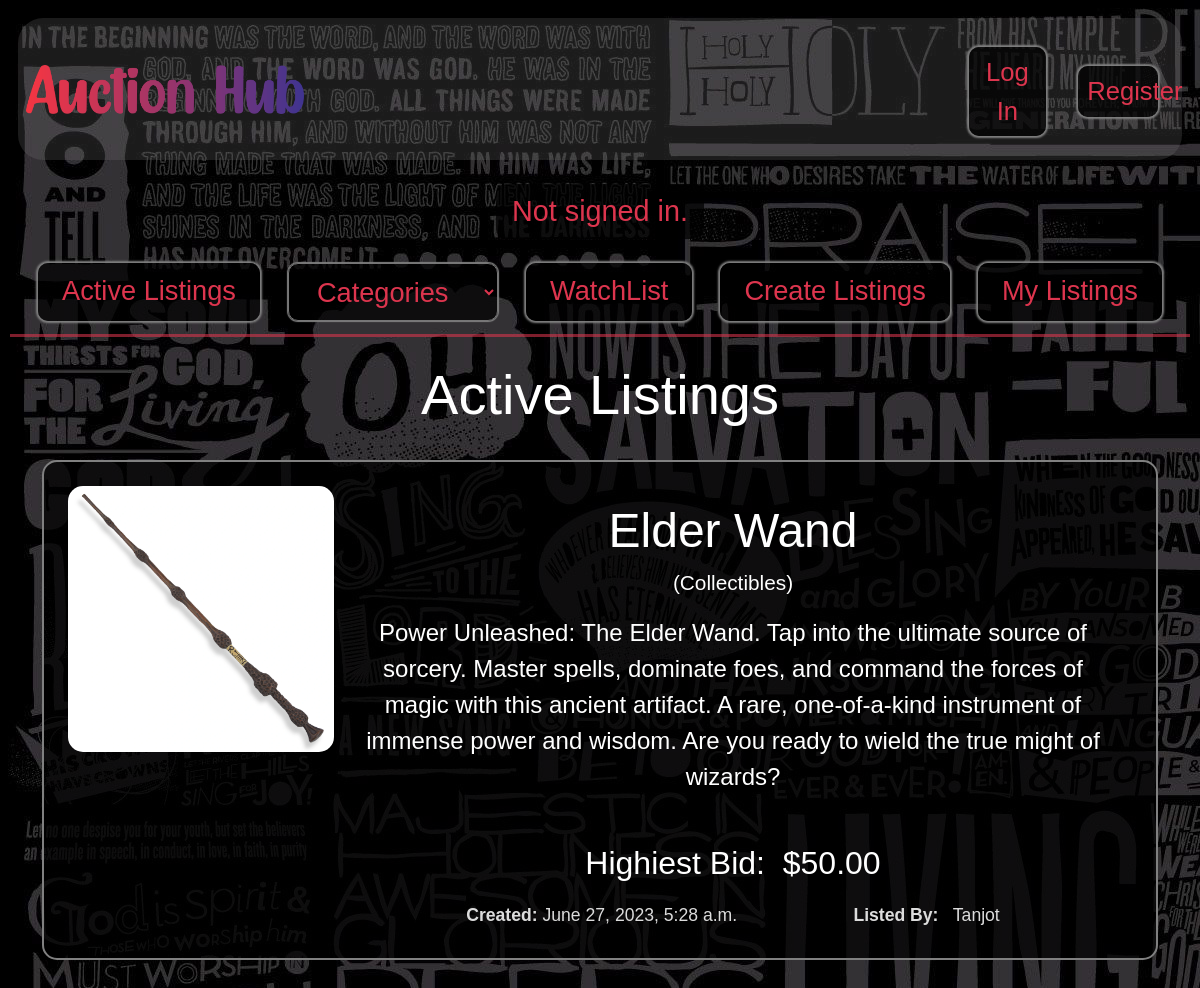
/, run on an earlier commit of the app's database.
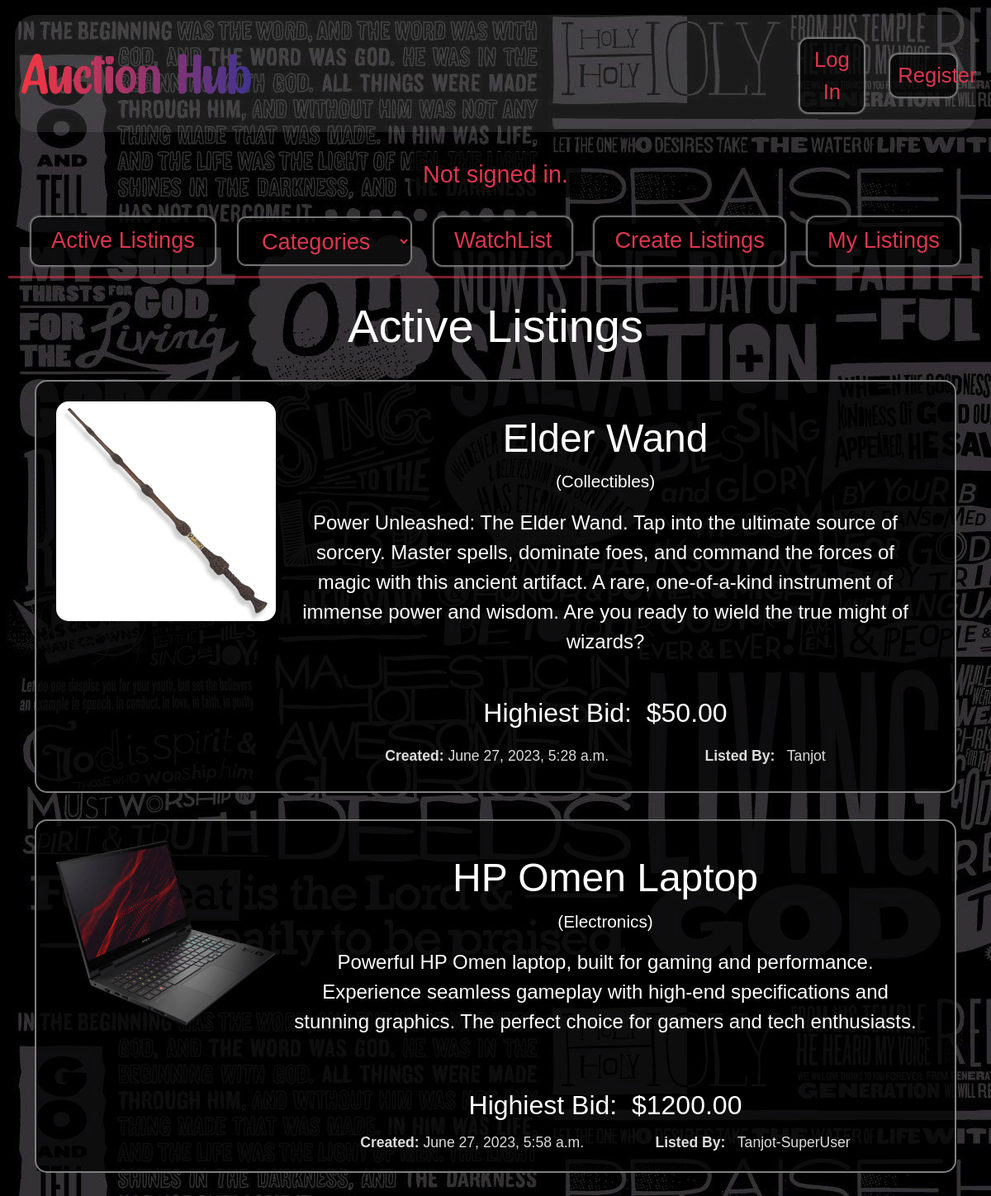
And on a later commit of the database.
### auctions/models.py (models this page shows)
class ActiveItems(models.Model):
    Item = models.ForeignKey(Items, on_delete=models.CASCADE, related_name="ActiveItems")
    Highiest_Bid = models.DecimalField(max_digits=10, decimal_places=2)
    Date_uploaded = models.DateTimeField(auto_now_add=True)

class Items(models.Model):
    CATEGORIES = [
        ('electronics', 'Electronics'),
        ('clothing', 'Clothing'),
        ('collectibles', 'Collectibles')
    ]
    Item_id = models.AutoField(primary_key=True)
    Title = models.CharField(max_length=100)
    Description = models.TextField()
    Image = models.ImageField(upload_to='images/')
    Starting_price = models.DecimalField(max_digits=10, decimal_places=2)
    Seller = models.ForeignKey(User, on_delete=models.CASCADE, related_name="Listings")
    Category = models.CharField(choices=CATEGORIES, max_length=100)

class User(AbstractUser):
    def __str__(self):
        return f"{self.username}"

### auctions/views.py (the view)
# urls.py: path("", views.index, name="index"),
def index(request):
    if request.method == "POST":
        category_selected = request.POST["category"]
        if category_selected.lower() == "categories":
            categories = [("Categories", "selected")]
            for category in Items.CATEGORIES:
                categories.append((category[1], ""))
            return render(request, "auctions/index.html", {
                "Items" : ActiveItems.objects.all(),
                "categories_navigation" : categories
            })
        items = ActiveItems.objects.all()
        category_to_display = []
        for i in range(len(items)):
            item_category = items[i].Item.Category
            if item_category.lower() == category_selected.lower():
                category_to_display.append(items[i])
        categories = [("Categories", "")]
        for category in Items.CATEGORIES:
            if category[1].lower() == category_selected.lower():
                categories.append((category[1], "selected"))
            else:
                categories.append((category[1], ""))
        return render(request, "auctions/index.html", {
            "Items" : category_to_display,
            "categories_navigation" : categories
        })
    else:
        message = ''
        if 'message' in request.GET:
            message = request.GET.get('message')
        categories = [("Categories", "selected")]
        for category in Items.CATEGORIES:
            categories.append((category[1], ""))
        return render(request, "auctions/index.html", {
            "Message" : message,
            "Items" : ActiveItems.objects.all(),
            "categories_navigation" : categories
        })

### auctions/templates/auctions/index.html (shortened to what this page needs)
{% extends "auctions/layout.html" %}
{% block body %}
{% load static %}
    <h1 id="Page-Heading">Active Listings</h1>
    <div id="Items-flex">
        {% for item in Items %}
            <a href="{% url 'openListing' listing_id=item.Item.Item_id %}" class="item-link">
                <div class="item-box">
                    <div class="item-box-grid">
                        <img src="{{ item.Item.Image.url }}" class="item-image">
                        <div class="details-grid">
                            <div class="details-box">
                                <h1 class="title-listing">{{ item.Item.Title }}</h1>
                                <p class="category-listing">({{ item.Item.Category|title }})</p>
                                <p class="description-listing">{{ item.Item.Description }}</p>
                            </div>
                            <div class="price-listing">
                                <h2>Highiest Bid:&nbsp&nbsp${{item.Highiest_Bid}}</h2>
                            </div>
                            <div class="details-footer">
                                <h6><b>Created:</b> {{ item.Date_uploaded }}</h6>
                                <h6><b>Listed By:&nbsp&nbsp</b> {{ item.Item.Seller }}</h6>
                            </div>
                        </div>
                    </div>
                </div>
            </a>
        {% endfor %}
    </div>
{% endblock %}

What changed in the data, as far as the page shows it:
added ActiveItems: Item.Image (picture), Item.Title "HP Omen Laptop", Item.Category "Electronics", Item.Description "Powerful HP Omen laptop, built for gaming and performance. Experience seamless gameplay with high-end specifications and stunning graphics. The perfect choice for gamers and tech enthusiasts.", Highiest_Bid "1200.00", Date_uploaded "June 27, 2023, 5:58 a.m.", Item.Seller "Tanjot-SuperUser"
